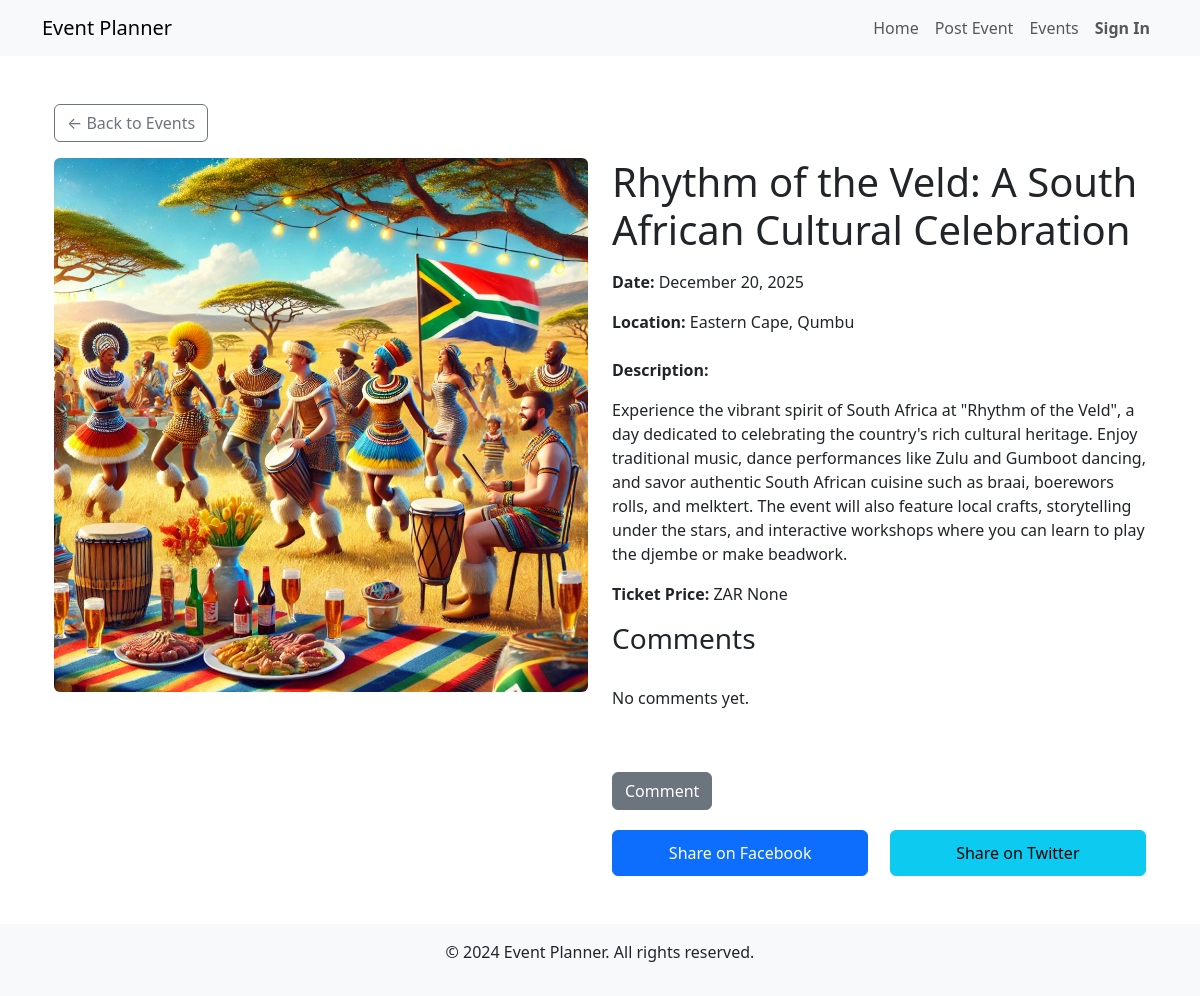
Page /event/9/ on the earlier database version.
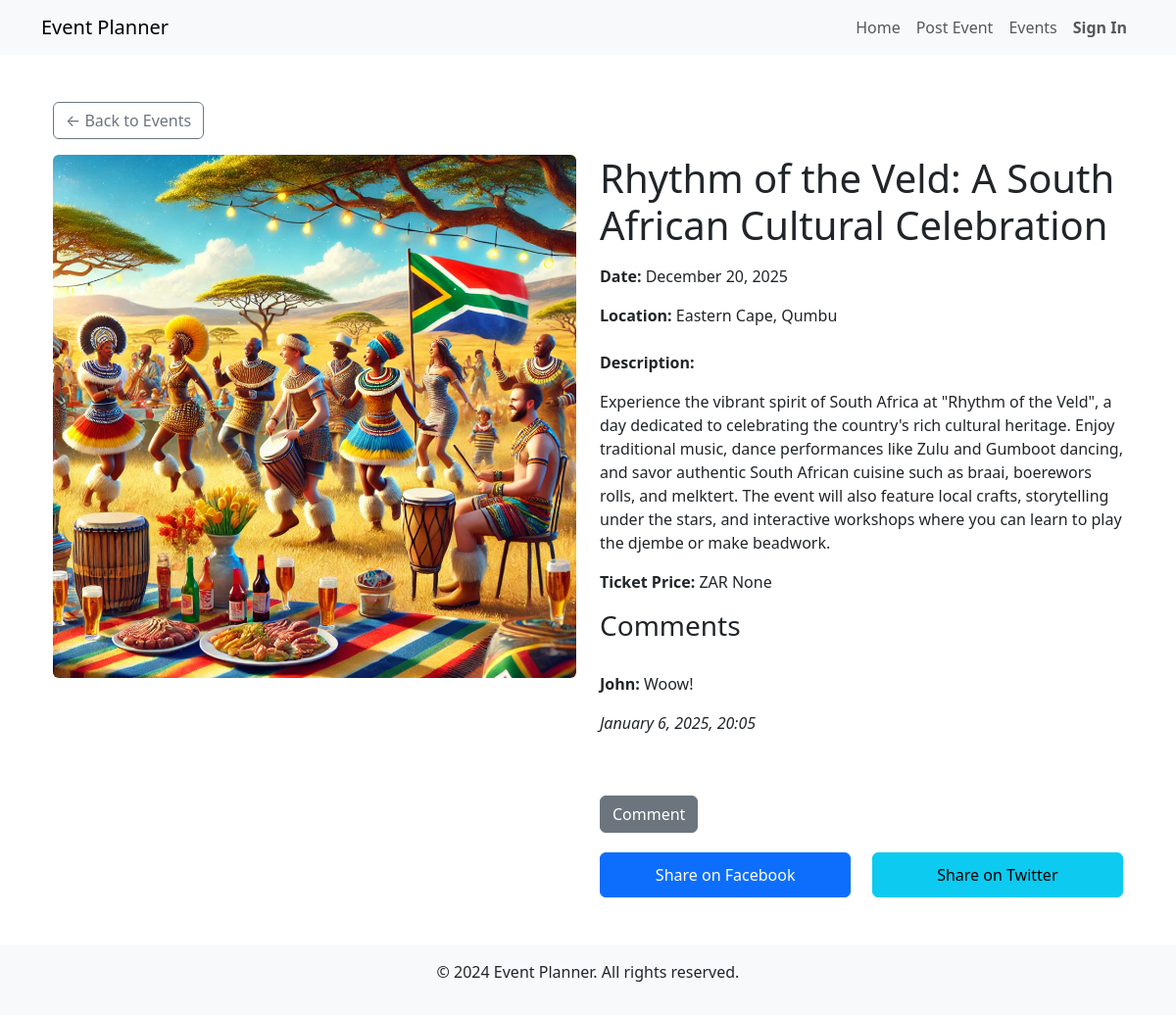
Same page on the later database version.
### events/models.py (models this page shows, shortened)
class Comment(models.Model):
    event = models.ForeignKey(Event, related_name='comments', on_delete=models.CASCADE)  # Link to the event
    name = models.CharField(max_length=100)
    text = models.TextField()
    created_at = models.DateTimeField(auto_now_add=True)

### events/views.py (the view)
# urls.py: path('event/<int:pk>/', views.event_detail, name='event_detail'),  # Event detail page
def event_detail(request, pk):
    event = get_object_or_404(Event, pk=pk)  # Fetch the event by primary key
    if request.method == 'POST':
        name = request.POST.get('name')
        text = request.POST.get('text')
        Comment.objects.create(event=event, name=name, text=text)
        return redirect('events:event_detail', pk=event.pk)  # Redirect to the same event page to show the new comment
    return render(request, 'events/event_detail.html', {'event': event})

### events/templates/events/event_detail.html (shortened to what this page needs)
{% extends "events/base.html" %}
{% block content %}
<div class="container my-5">
    <a href="{% url 'events:event_list' %}" class="btn btn-outline-secondary mb-3">← Back to Events</a>
    <div class="row">
        <div class="col-md-6">
            <img src="{{ event.image.url }}" alt="{{ event.title }}" class="img-fluid rounded">
        </div>
        <div class="col-md-6">
            <h1 class="mb-3">{{ event.title }}</h1>
            <p><strong>Date:</strong> {{ event.date|date:"F j, Y" }}</p>
            <p><strong>Location:</strong> {{ event.location }}</p>
            <p class="mt-4"><strong>Description:</strong></p>
            <p>{{ event.description }}</p>
            <p><strong>Ticket Price:</strong> ZAR {{ event.ticket_price }}</p>
            <h3>Comments</h3>
            <div class="comment-section">
                {% for comment in event.comments.all %}
                    <p><strong>{{ comment.name }}:</strong> {{ comment.text }}</p>
                    <p><em>{{ comment.created_at|date:"F j, Y, H:i" }}</em></p>
                {% empty %}
                    <p>No comments yet.</p>
                {% endfor %}
            </div>
            <div class="comment-button-container">
                <button id="comment-button" class="btn btn-secondary mt-3">Comment</button>
            </div>
            <div class="social-share">
                <a href="https://www.facebook.com/sharer/sharer.php?u={{ request.build_absolute_uri }}" class="btn btn-primary">Share on Facebook</a>
                <a href="https://twitter.com/intent/tweet?url={{ request.build_absolute_uri }}" class="btn btn-info">Share on Twitter</a>
            </div>
        </div>
    </div>
</div>
{% endblock %}

Differences in the rows shown:
added Comment: name "John", text "Woow!", created_at "January 6, 2025, 20:05"
Other differences:
text no longer shown: "No comments yet."
